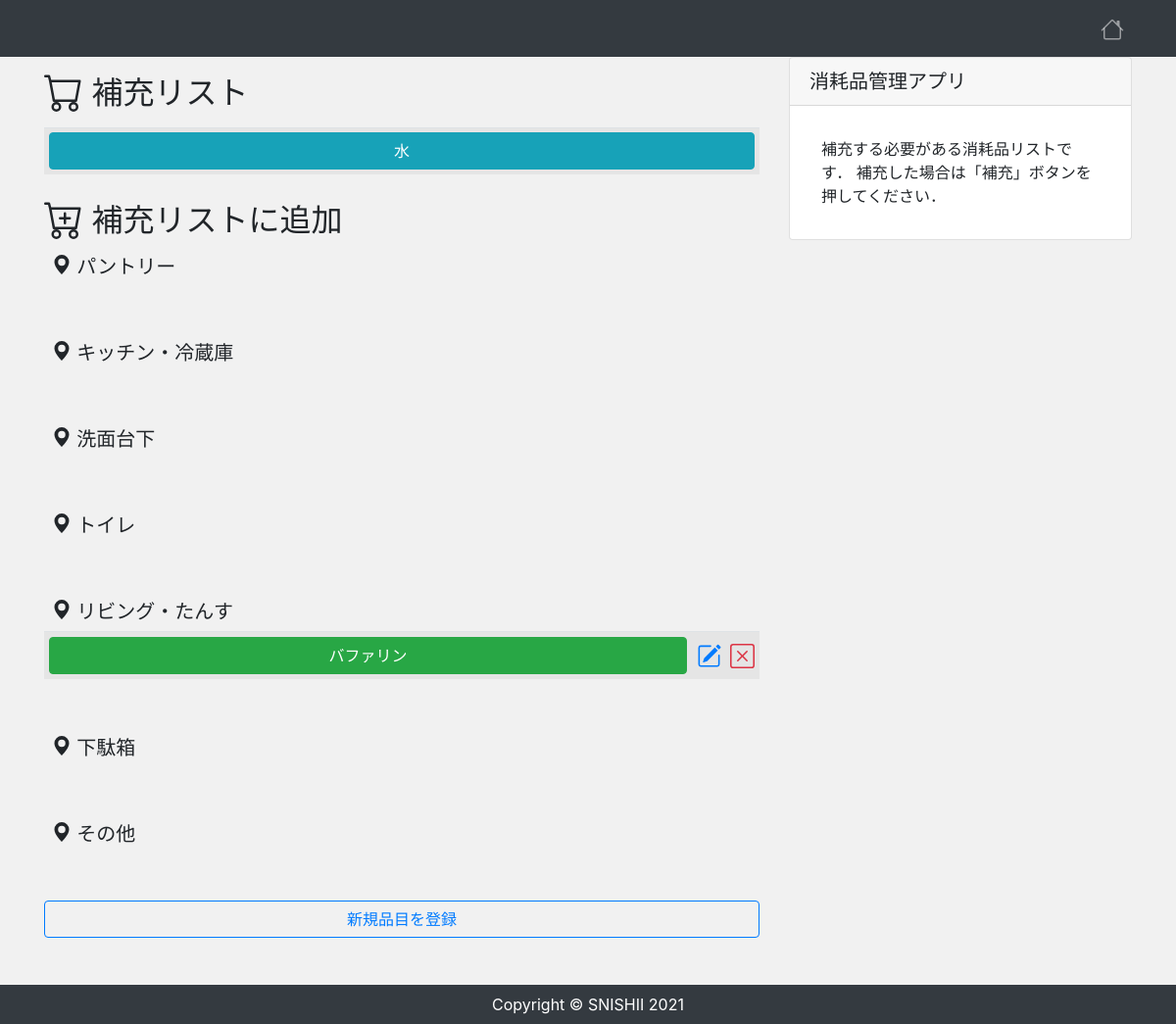
The page / (signed in) on the database as committed earlier.
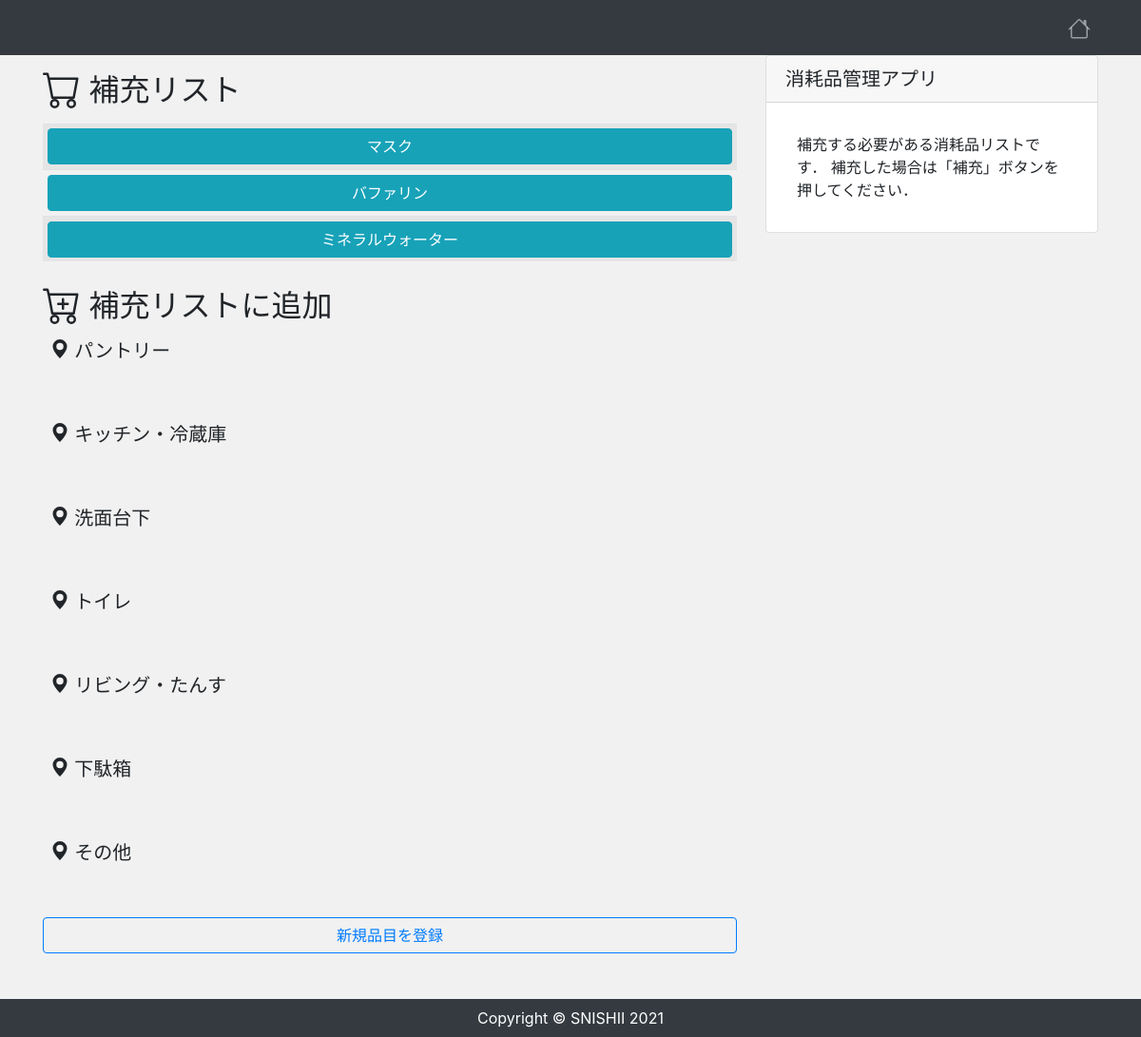
The same page on the database as committed later.
### app/models.py (models this page shows, shortened)
class Item(models.Model):
    registerer = models.ForeignKey(settings.AUTH_USER_MODEL, on_delete=models.CASCADE)
    item = models.CharField("品目", max_length=100)
    place = models.IntegerField(choices=PLACES)
    need = models.BooleanField(verbose_name='補充が必要か',  default=False)
    memo = models.TextField("備考", blank=True)
    created = models.DateTimeField("作成日", default=timezone.now)

### app/views.py (the view)
# urls.py: path('', views.IndexView.as_view(), name='index'),
class IndexView(LoginRequiredMixin, View):
    def get(self, request, *args, **kwargs):
        item_data = Item.objects.order_by('-id')
        isexist_need = False
        for item in item_data:
            if item.need:
                isexist_need = True
                break
        PLACES = (
            (1, 'パントリー'),
            (2, 'キッチン・冷蔵庫'),
            (3, '洗面台下'),
            (4, 'トイレ'),
            (5, 'リビング・たんす'),
            (6, '下駄箱'),
            (7, 'その他'),
        )
        return render(request, 'app/index.html', {
            'item_data': item_data,
            'isexist_need': isexist_need,
            'PLACES': PLACES
        })

### app/templates/app/index.html (shortened to what this page needs)
{% extends "app/base.html" %}
{% block content %}
<div class="row mt-0 mb-4">
    <div class="col-md-8">
        <h2 class="mt-3 mb-3">
          補充リスト
        </h2>
            <div class="card-body p-0">
                {% if isexist_need %}
                <table class="table table-striped text-center table-sm align-middle">
                    <tbody>
                        {% for item in item_data %}
                        {% if item.need %}
                        <tr>
                             <th class="align-middle" style="width:100%;">
                                <a class="btn btn-info" style="width:100%;" href="{% url 'restock' item.id %}">
                                {{ item.item }}
                                </a>
                            </th>
                        </tr>
                        {% endif %}
                        {% endfor %}
                    </tbody>
                </table>
                {% else %}
                <div class="my-4 mx-4">
                    <h5>補充が必要なものはありません！</h5>
                </div>
                {% endif %}
            </div>
        <h2 class="mt-4 mb-3">  補充リストに追加
        </h2>
        <div class="mb-4 pt-0">
        {% for place in PLACES %}
            <div class="card-body px-0 pt-0">
                <h5 class="my-2 ml-2">
                    <svg style="vertical-align: top;" xmlns="http://www.w3.org/2000/svg" width="20" height="20" fill="currentColor" class="bi bi-geo-alt-fill" viewBox="0 0 16 16">
                    <path d="M8 16s6-5.686 6-10A6 6 0 0 0 2 6c0 4.314 6 10 6 10zm0-7a3 3 0 1 1 0-6 3 3 0 0 1 0 6z"/>
                    </svg>
                    {{ place.1}}
                </h5>
                <table class="table table-striped text-center table-sm">
                    <tbody>
                        {% for item in item_data %}
                        {% if not item.need %}
                        {% if item.place == place.0 %}
                        <tr>
                            <th class="align-middle" style="width:100%;">
                                <a class="btn btn-success" style="width:100%;" href="{% url 'addlist' item.id %}">
                                  {{ item.item }}
                                </a>
                            </th>
                            <th class="align-middle"><a href="{% url 'edit' item.id %}"></a></th>
                            <th class="align-middle"><a href="{% url 'delete' item.id %}" class="text-danger"></a></th>
                        </tr>
                        {% endif %}
                        {% endif %}
                        {% endfor %}
                    </tbody>
                </table>
            </div>
        {% endfor %}
        <div class="mb-4"><a class="btn btn-outline-primary" style="width:100%;" href="{% url 'additem' %}">新規品目を登録</a></div>
        </div>
    </div>
    <div class="col-md-4">
        <div class="card">
            <h5 class="card-header">消耗品管理アプリ</h5>
            <div class="card-body">
                <p class="mb-0">
                    補充する必要がある消耗品リストです．
                    補充した場合は「補充」ボタンを押してください．
                </p>
            </div>
        </div>
    </div>
</div>
{% endblock %}

### app/templates/app/base.html (shortened to what this page needs)
{% load static %}
<!DOCTYPE html>
<html lang="ja">
<head>
    <link rel="stylesheet" href="https://stackpath.bootstrapcdn.com/bootstrap/4.4.1/css/bootstrap.min.css">
    <link rel="stylesheet" href="{% static 'css/style.css' %}">
</head>
<body>
    <nav class="navbar navbar-expand-lg navbar-dark bg-dark">
        <div class="container">
            <ul class="navbar-nav ml-auto">
                <li class="nav-item">
                    <a class="nav-link" href="{% url 'index' %}">
		    </a>
                </li>
            </ul>
        </div>
    </nav>
    <main>
        <div class="container">
            {% block content %}
            {% endblock %}
        </div>
    </main>
    <footer class="py-2 bg-dark">
        <p class="m-0 text-center text-white">Copyright &copy; SNISHII 2021</p>
    </footer>
</body>
</html>

### app/static/css/style.css (style rules this page uses)
* { margin: 0; padding: 0; box-sizing: border-box; }
body { background: #f1f1f1; display: flex; flex-flow: column; min-height: 100vh; }
main { flex: 1; }
.card-body { padding: 2rem; }
table { border-bottom: 2px solid #f1f1f1; }

Rows that differ between the two databases and show on the page:
removed Item: item "水", shown under "補充リスト"
added Item: item "マスク", shown under "補充リスト"
changed Item "バファリン": moves from the list under "リビング・たんす" to the list under "補充リスト"
added Item: item "ミネラルウォーター", shown under "補充リスト"
